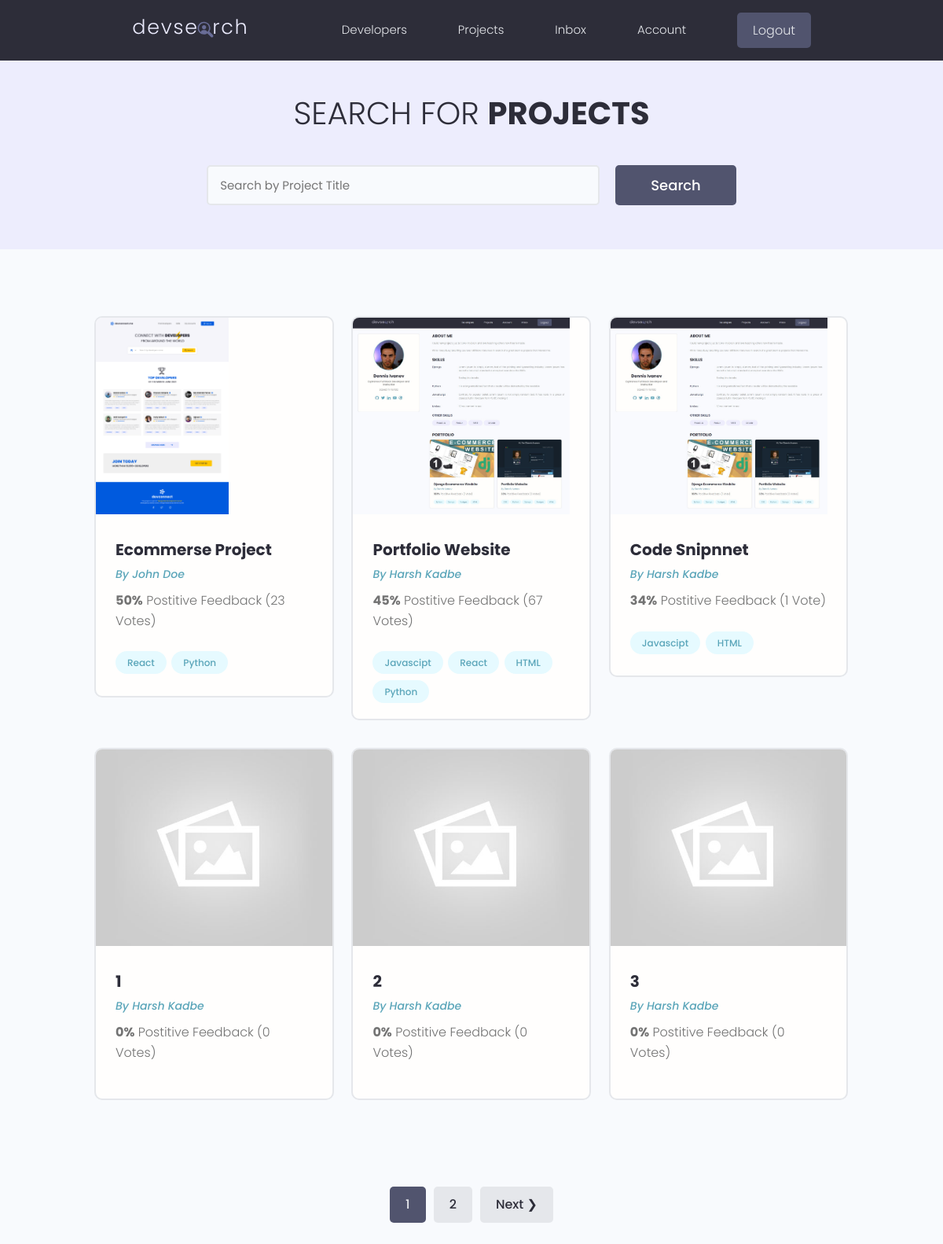
Page /projects/ (signed in) on the committed database.
### projects/models.py (models this page shows, shortened)
class Project(models.Model):
    owner = models.ForeignKey(Profile, null= True, blank=True, on_delete=models.CASCADE)
    title = models.CharField(max_length=200)
    description = models.TextField(null=True, blank=True)
    featured_image = models.ImageField(null=True, blank=True, default="default.jpg")
    demo_link = models.CharField(max_length=200, null=True, blank=True)
    source_link = models.CharField(max_length=200, null=True, blank=True)
    tags = models.ManyToManyField('Tag', blank=True)
    vote_total = models.IntegerField(default=0, null=True, blank=True)
    vote_ratio = models.IntegerField(default=0, null=True, blank=True)
    created = models.DateTimeField(auto_now_add=True)
    id = models.UUIDField(default=uuid.uuid4, unique=True, primary_key=True, editable=False)
    class Meta:
        ordering = ['-vote_ratio', '-vote_total', 'title']
    @property
    def imageURL(self):
        try:
            url = self.featured_image.url
        except:
            url = ''
        return url

class Tag(models.Model):
    name = models.CharField(max_length=200)
    created = models.DateTimeField(auto_now_add=True)
    id = models.UUIDField(default=uuid.uuid4, unique=True, primary_key=True, editable=False)
    def __str__(self):
        return self.name

### users/models.py (models this page shows, shortened)
class Profile(models.Model):
    user = models.OneToOneField(User, on_delete=models.CASCADE, null=True, blank=True)
    name = models.CharField(max_length=200, blank=True, null=True)
    username = models.CharField(max_length=200, blank=True, null=True)
    location = models.CharField(max_length=200, blank=True, null=True)
    email = models.EmailField(max_length=500, blank=True, null=True)
    short_intro = models.CharField(max_length=200, blank=True, null=True)
    bio = models.TextField(blank=True, null=True)
    profile_image = models.ImageField(null=True, blank=True, upload_to='profiles/', default='profiles/user-default.png')
    social_github = models.CharField(max_length=200, blank=True, null=True)
    social_twitter = models.CharField(max_length=200, blank=True, null=True)
    social_linkedin = models.CharField(max_length=200, blank=True, null=True)
    social_youtube = models.CharField(max_length=200, blank=True, null=True)
    social_website = models.CharField(max_length=200, blank=True, null=True)
    created = models.DateTimeField(auto_now_add=True)
    id = models.UUIDField(default=uuid.uuid4, unique=True, primary_key=True, editable=False)
    class Meta:
        ordering = ['created']

### projects/views.py (the view)
# urls.py: path('projects/', views.getProjects),
def projects(request):
    projects, search_query = searchProjects(request)
    custom_range, projects = paginateProjects(request, projects, 6)
    context = {'projects':projects, 'search_query': search_query, 'custom_range': custom_range}
    return render(request, 'projects/projects.html', context)

### projects/utils.py (called while the page is built)
def paginateProjects(request, projects, results):
    page = request.GET.get('page')
    paginator = Paginator(projects, results)
    try:
        projects = paginator.page(page)
    except PageNotAnInteger:
        page = 1
        projects = paginator.page(page)
    except EmptyPage:
        page = paginator.num_pages
        projects = paginator.page(page)
    leftIndex = (int(page) - 4)
    if leftIndex < 1:
        leftIndex = 1
    rightIndex = (int(page) + 5)
    if rightIndex > paginator.num_pages:
        rightIndex = paginator.num_pages + 1
    custom_range = range(leftIndex, rightIndex)
    return custom_range, projects

def searchProjects(request):
    search_query = ''
    if request.GET.get('search_query'):
        search_query = request.GET.get('search_query')
    tags = Tag.objects.filter(name__icontains=search_query)
    projects = Project.objects.distinct().filter(
        Q(title__icontains=search_query) |
        Q(description__icontains=search_query) |
        Q(owner__name__icontains=search_query) |
        Q(tags__in=tags)
    )
    return projects, search_query

### projects/templates/projects/projects.html (shortened to what this page needs)
{% extends 'main.html' %}
{% block content %}
<main class="projects">
  <section class="hero-section text-center">
    <div class="container container--narrow">
      <div class="hero-section__box">
        <h2>Search for <span>Projects</span></h2>
      </div>
      <div class="hero-section__search">
        <form id="searchForm" class="form" action="{% url 'projects' %}" method="get">
          <div class="form__field">
            <input class="input input--text" id="formInput#search" type="text" name="search_query"
              placeholder="Search by Project Title" />
          </div>
          <input class="btn btn--sub btn--lg" type="submit" value="Search" />
        </form>
      </div>
    </div>
  </section>
    <section class="projectsList">
      <div class="container">
        <div class="grid grid--three">
          {% for project in projects %}
          <div class="column">
            <div class="card project">
              <a href="{% url 'project' project.id %}" class="project">
                <img class="project__thumbnail" src="{{project.imageURL}}" alt="project thumbnail" />
                <div class="card__body">
                  <h3 class="project__title">{{project.title}}</h3>
                  <p><a class="project__author" href="{% url 'user-profile' project.owner.id %}">By {{project.owner.name}}</a></p>
                  <p class="project--rating">
                    <span style="font-weight: bold;">{{project.vote_ratio}}%</span> Postitive
                    Feedback ({{project.vote_total}} Vote{{project.vote_total|pluralize:"s"}})
                  </p>
                  <div class="project__tags">
                    {% for tag in project.tags.all %}
                    <span class="tag tag--pill tag--main">
                      <small>{{tag}}</small>
                    </span>
                    {% endfor %}
                  </div>
                </div>
              </a>
            </div>
          </div>
          {% endfor %}
        </div>
      </div>
    </section>
    {% include 'pagination.html' with queryset=projects custom_range=custom_range %}
</main>
{% endblock content %}

### static/styles/app.css (style rules this page uses)
:root { --color-sub: #2d2d39; }
.btn--sub { background-color: var(--color-sub-light); }
.card { border: 2px solid var(--color-light); }
img { width: 100%; }
.hero-section { height: 40vh; display: flex; align-items: center; background-color: var(--color-sub); }
.hero-section__box { margin-bottom: 4rem; }
.hero-section__box > h2, .hero-section__box > h2 > span { font-size: 4rem; color: var(--color-light); line-height: 1.3; text-transform: uppercase; }
.hero-section__box > h2 { font-weight: 300; }
.hero-section__box > h2 > span { font-weight: 700; }
.hero-section__search > .form { display: flex; align-items: center; justify-content: center; gap: 2rem; }
.hero-section__search > .form input.input--text { width: 50rem; }
.project__author { font-size: 1.4rem; font-style: italic; }
.project--rating { margin-bottom: 1.6em; margin-top: .5em; }
.projects > .hero-section { background: var(--color-sub-lighter); height: 30vh; }
.projects .hero-section__box { margin-bottom: 2.5rem; }
.projects .hero-section__box > h2 { color: var(--color-sub); }
.projects .hero-section__box > h2 > span { font-weight: 700; color: var(--color-sub); }
.projectsList { margin-top: 8rem; }
.project__thumbnail { height: 25rem; object-fit: cover; object-position: top center; }
.project__title { font-size: 2rem; font-weight: 700; color: var(--color-sub); }

### static/uikit/styles/modules/_variables.css (style rules this page uses)
:root { --color-main: #5aa5b9; --color-main-light: #e6faff; --color-sub: #3f4156; --color-sub-light: #51546e; --color-sub-lighter: #ededfd; --color-text: #737373; --color-gray: #8b8b8b; --color-light: #e5e7eb; --color-light-gray: #767676; --color-bg: #f8fafd; --color-white: #fffefd; --color-white-light: #f3f3f3; --color-success: #359e64; --color-success-bg: #def8e8; --color-error: #fc4b0b; --color-error-bg: #fff2ee; --font-base: 'Poppins', arial, helvetica, 'Segoe UI', roboto, ubuntu, sans-serif; --font-monospace: 'Fira Code', 'Courier New', courier, monospace; --font-regular: 300; --font-medium: 500; --font-bold: 700; --generic-shadow: 1px 1px 5px #00000010; --generic-transition: all 0.3s ease-in-out; }

### static/uikit/styles/modules/_base.css (style rules this page uses)
* { margin: 0; padding: 0; box-sizing: border-box; text-rendering: optimizeLegibility; color: inherit; font-size: inherit; }
html { font-size: 50%; }
@media only screen and (min-width: 480px) { html { font-size: 56.25%; } }
@media only screen and (min-width: 1200px) { html { font-size: 62.5%; } }
body { line-height: 1.6; font-weight: 400; font-size: 1.5rem; color: var(--color-text); background-color: var(--color-bg); min-height: 100vh; }

### static/uikit/styles/modules/_typography.css (style rules this page uses)
* { font-family: var(--font-base); }
h2 { font-size: 3.6rem; font-weight: var(--font-bold); }
h3 { font-size: 3.2rem; font-weight: var(--font-medium); }
p, span, strong { font-size: 1.6rem; color: var(--color-text); font-weight: var(--font-regular); }
a { padding-bottom: 2px; text-decoration: none; display: inline-block; color: var(--color-main); font-weight: var(--font-medium); }

### static/uikit/styles/modules/_utilities.css (style rules this page uses)
.container { width: 92%; max-width: 165rem; margin: 0 auto; box-sizing: border-box; }
.container--narrow { width: 92%; max-width: 120rem; }
@media screen and (min-width: 1000px) { .container { width: 90%; } }
@media screen and (min-width: 1000px) { .container--narrow { width: 85%; } }
@media screen and (min-width: 1200px) { .container { width: 80%; } }
@media screen and (min-width: 1200px) { .container--narrow { width: 72%; } }
.text-center { text-align: center; }

### static/uikit/styles/modules/_button.css (style rules this page uses)
.btn { display: inline-block; position: relative; cursor: pointer; background-color: var(--color-light); font-weight: var(--font-medium); color: var(--color-sub); text-decoration: none; padding: 1rem 2rem; border-radius: 0.5rem; border: none; width: -webkit-fit-content; width: -moz-fit-content; width: fit-content; height: -webkit-fit-content; height: -moz-fit-content; height: fit-content; font-size: 1.6rem; outline-width: 0; outline-color: transparent; -webkit-backface-visibility: hidden; backface-visibility: hidden; transition: all 0.3s ease-in-out; }
.btn--sub { background-color: var(--color-sub); color: var(--color-white); }
.btn--lg { font-size: 1.8rem; padding: 1.2rem 4.5rem; }

### static/uikit/styles/modules/_card.css (style rules this page uses)
.card { border-radius: 1rem; background-color: var(--color-white); border: 1.5px solid var(--color-light); width: auto; height: auto; margin-top: 0.5rem; margin-bottom: 0.5rem; overflow: hidden; }
.card__body, .card__header { padding: 2rem 2.5rem; }

### rows in the picture
Project: imageURL (picture), title "Ecommerse Project", owner.name "John Doe", vote_ratio "50", vote_total "23"
Tag: name "React"
Tag: name "Python"
Project: imageURL (picture), title "Portfolio Website", owner.name "Harsh Kadbe", vote_ratio "45", vote_total "67"
Tag: name "Javascipt"
Tag: name "HTML"
Project: imageURL (picture), title "Code Snipnnet", owner.name "Harsh Kadbe", vote_ratio "34", vote_total "1"
Project: imageURL (placeholder picture), title "1", owner.name "Harsh Kadbe", vote_ratio "0", vote_total "0"
Project: imageURL (placeholder picture), title "2", owner.name "Harsh Kadbe", vote_ratio "0", vote_total "0"
Project: imageURL (placeholder picture), title "3", owner.name "Harsh Kadbe", vote_ratio "0", vote_total "0"

### other values in the picture
{{ page }} "1"
{{ page }} "2"
